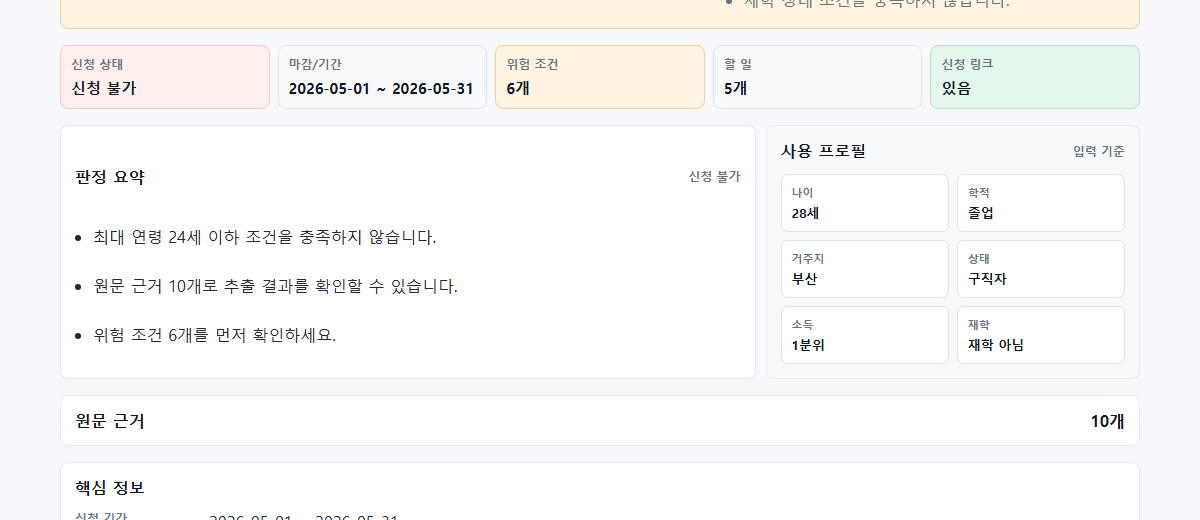
#> input picture presentation-materials/demo_assets/gif2_base.png, 1200 x 520 px
$ python -i generate_three_gifs.py   (imports and definitions only)
#> lines starting #> are read from the running program, lines starting #| are printed output that depends on the picture
from __future__ import annotations

import os
import time
import subprocess
from pathlib import Path
from PIL import Image, ImageDraw, ImageFont
import imageio
import numpy as np

from playwright.sync_api import sync_playwright


ROOT = Path(__file__).resolve().parents[1]
OUT_DIR = ROOT / "presentation-materials" / "demo_assets"
# [1 line not run here, left out]

BASE_URL = os.environ.get("DOCMATE_BASE_URL", "http://127.0.0.1:8000")


# [38 lines left out: functions ensure_server_running, make_terminal_image, not called in this run]


def save_gif(frames, out_path, duration=2.5):
    # load with PIL, normalize sizes, then write
    pil_imgs = []
    for frame in frames:
        if isinstance(frame, (str, Path)):
            img = Image.open(str(frame)).convert("RGB")
        elif isinstance(frame, Image.Image):
            img = frame.convert("RGB")
        else:
            img = Image.open(frame).convert("RGB")
        pil_imgs.append(img)

    max_w = max(im.width for im in pil_imgs)
    max_h = max(im.height for im in pil_imgs)
    norm_imgs = []
    for im in pil_imgs:
        if im.width == max_w and im.height == max_h:
            norm = im
        else:
            bg = Image.new("RGB", (max_w, max_h), (255, 255, 255))
            bg.paste(im, (0, 0))
            norm = bg
        norm_imgs.append(np.asarray(norm))

    # duration: seconds per frame (can be float). Use small duration for smoother animation.
    # loop=0 makes the GIF repeat infinitely
    imageio.mimsave(str(out_path), norm_imgs, duration=duration, loop=0)


# [158 lines left out: functions capture_gif_1, capture_gif_2, capture_gif_3, main, not called in this run]


# [2 lines not run here, left out]

>>> import cv2
>>> picture = cv2.imread('../presentation-materials/demo_assets/gif2_base.png', cv2.IMREAD_GRAYSCALE)
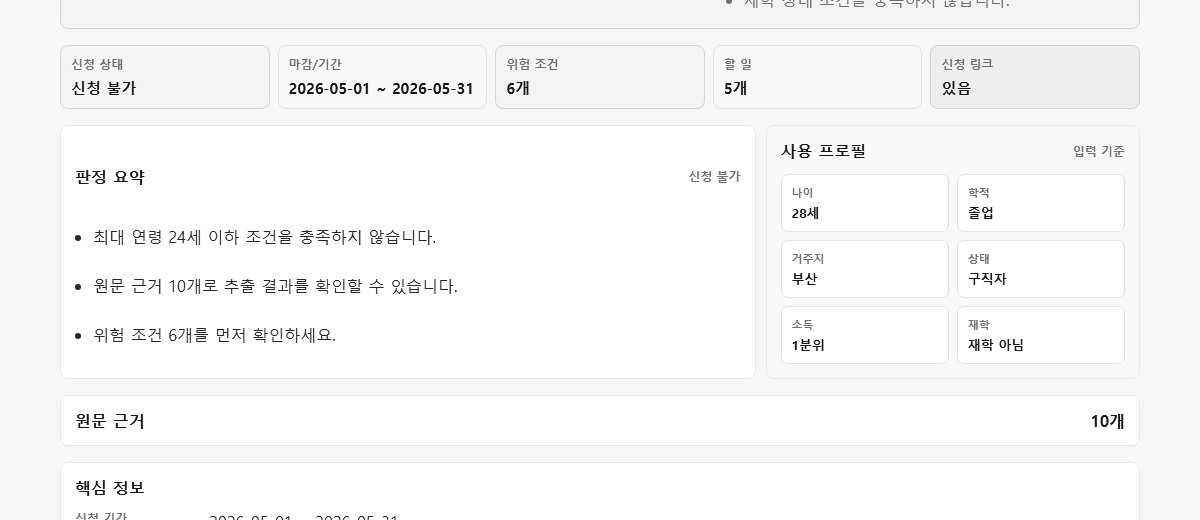
#> picture: shape (520, 1200); min 22, max 255, mean 247.9
>>> result = save_gif(picture, 'out.png')
#> (the run stopped early here; a loop or call above may not have finished)

$ run again, on presentation-materials/demo_assets/gif1_frame1.png
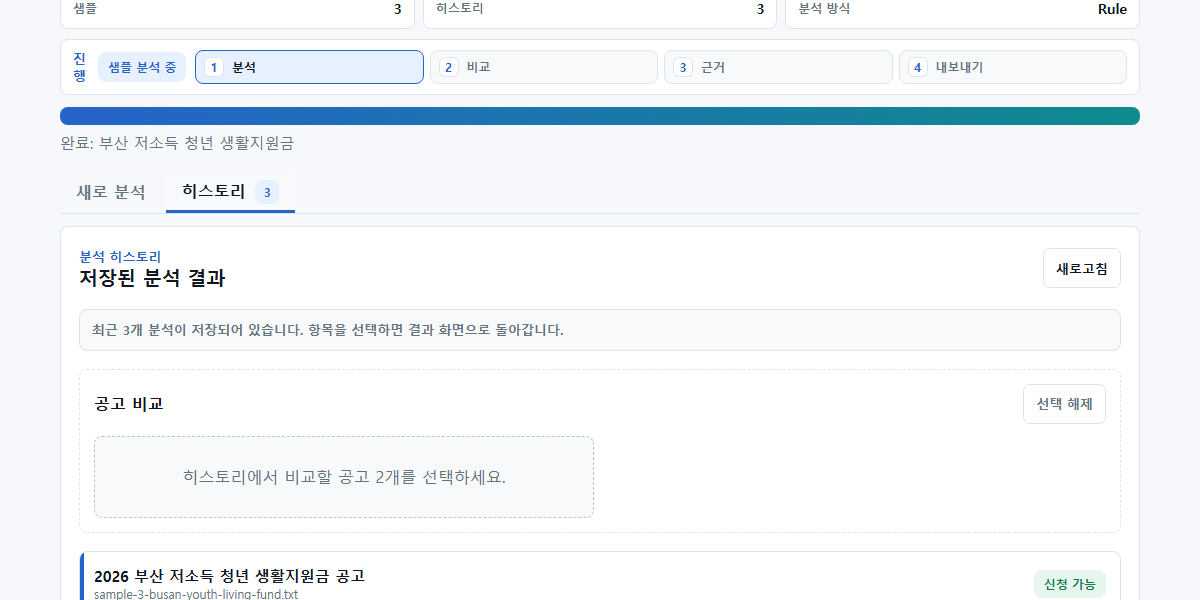
#> input picture presentation-materials/demo_assets/gif1_frame1.png, 1200 x 600 px
#> `picture = cv2.imread('../presentation-materials/demo_assets/gif2_base...`:
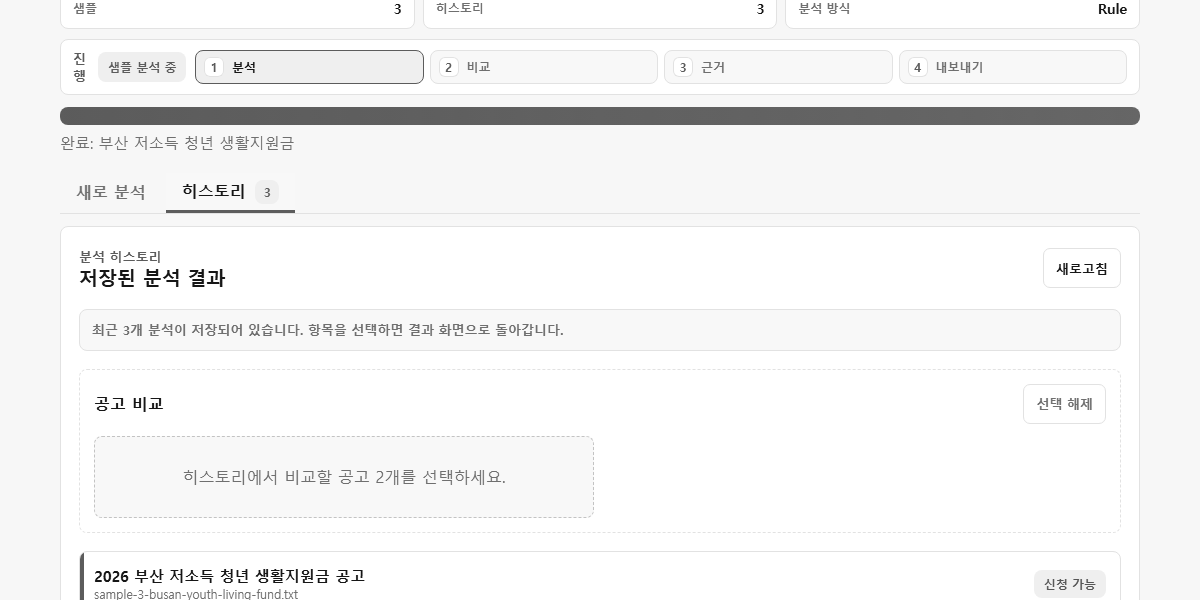
#> picture: shape (600, 1200); min 22, max 255, mean 244.3

$ run again, on presentation-materials/demo_assets/gif1_frame2.png
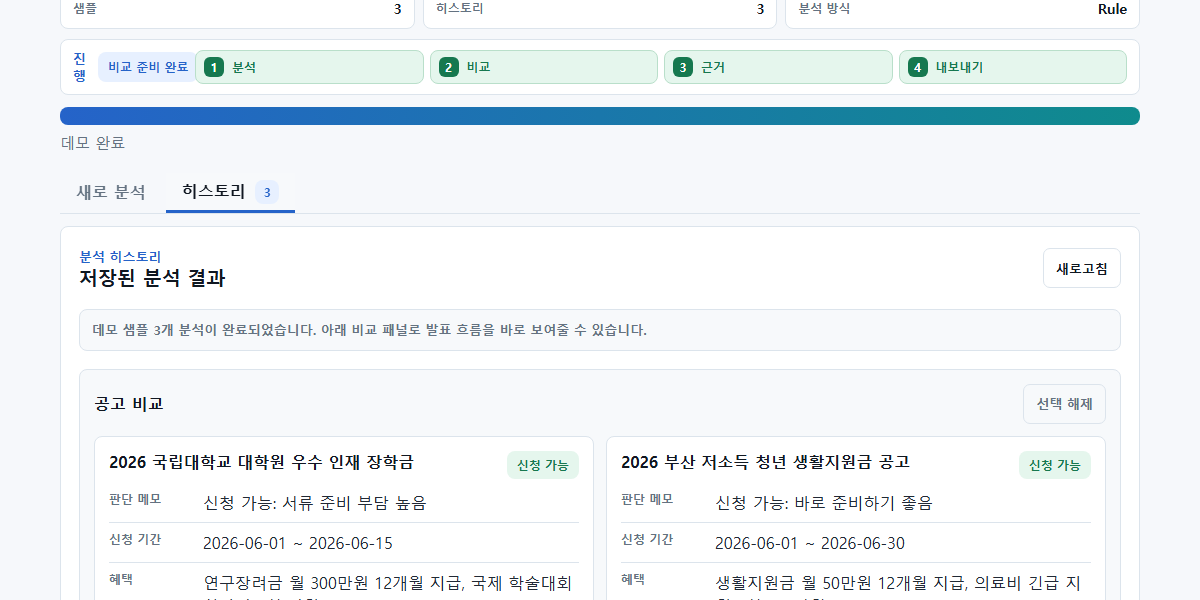
#> input picture presentation-materials/demo_assets/gif1_frame2.png, 1200 x 600 px
#> `picture = cv2.imread('../presentation-materials/demo_assets/gif2_base...`:
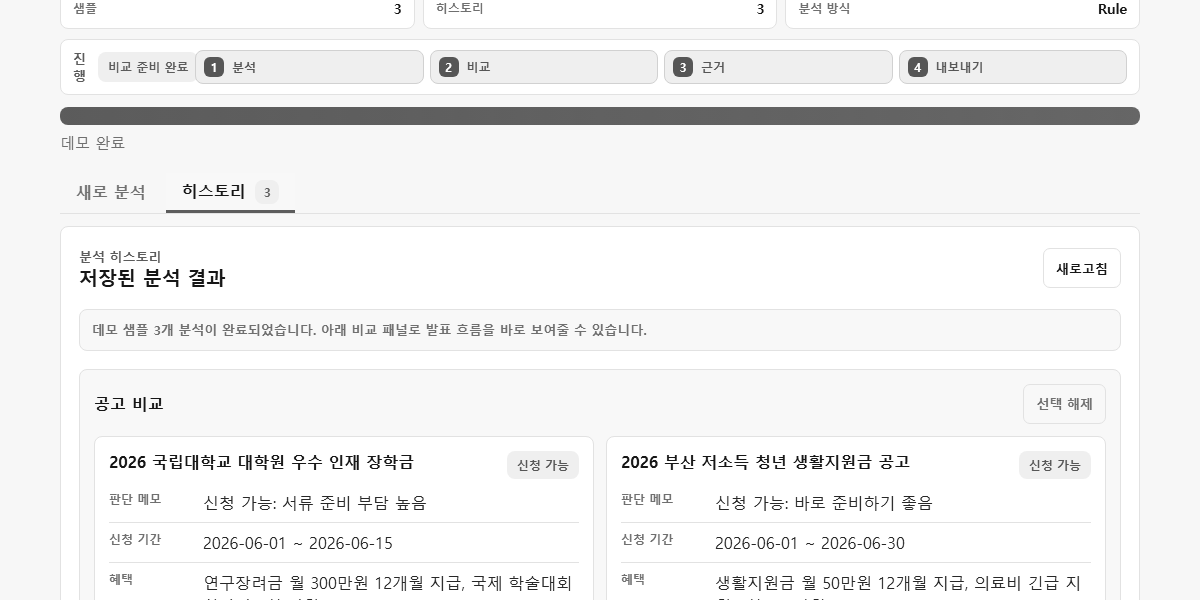
#> picture: shape (600, 1200); min 22, max 255, mean 241.7

$ run again, on presentation-materials/demo_assets/gif1_progress_0.png
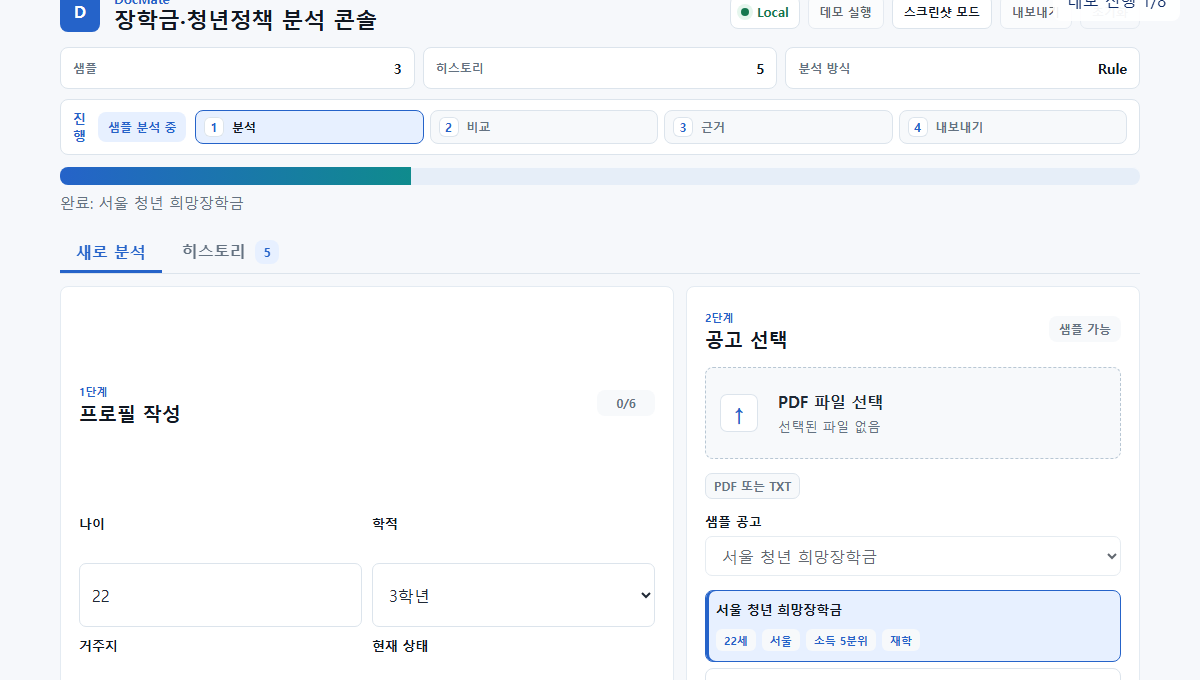
#> input picture presentation-materials/demo_assets/gif1_progress_0.png, 1200 x 680 px
#> `picture = cv2.imread('../presentation-materials/demo_assets/gif2_base...`:
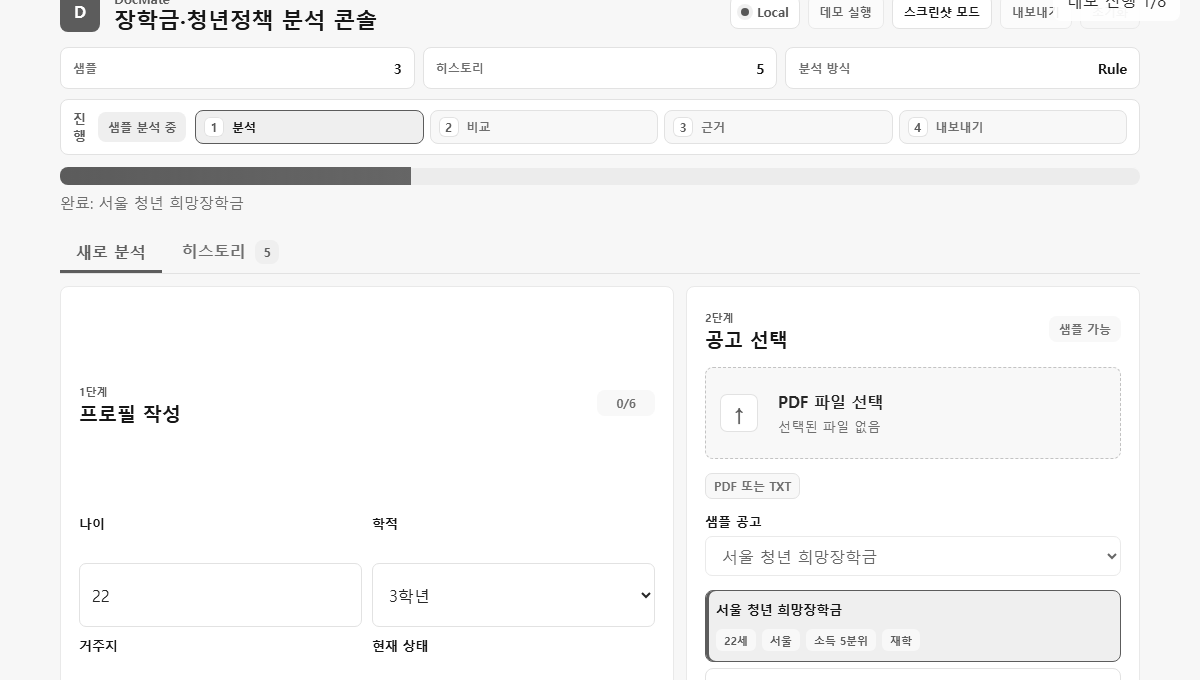
#> picture: shape (680, 1200); min 22, max 255, mean 246.2
